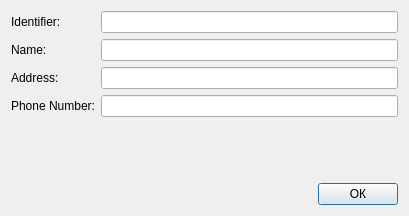
<?xml version="1.0" encoding="UTF-8"?>
<ui version="4.0">
 <class>RecipientEditViewClass</class>
 <widget class="QDialog" name="RecipientEditViewClass">
  <property name="windowModality">
   <enum>Qt::WindowModality::ApplicationModal</enum>
  </property>
  <property name="geometry">
   <rect>
    <x>0</x>
    <y>0</y>
    <width>409</width>
    <height>216</height>
   </rect>
  </property>
  <property name="windowTitle">
   <string>RecipientEditView</string>
  </property>
  <layout class="QVBoxLayout" name="verticalLayout_3">
   <item>
    <layout class="QHBoxLayout" name="horizontalLayout_2">
     <item>
      <layout class="QVBoxLayout" name="verticalLayout">
       <item>
        <widget class="QLabel" name="label_2">
         <property name="text">
          <string>Identifier:</string>
         </property>
        </widget>
       </item>
       <item>
        <widget class="QLabel" name="label">
         <property name="text">
          <string>Name:</string>
         </property>
        </widget>
       </item>
       <item>
        <widget class="QLabel" name="label_3">
         <property name="text">
          <string>Address:</string>
         </property>
        </widget>
       </item>
       <item>
        <widget class="QLabel" name="label_4">
         <property name="text">
          <string>Phone Number:</string>
         </property>
        </widget>
       </item>
      </layout>
     </item>
     <item>
      <layout class="QVBoxLayout" name="verticalLayout_2">
       <item>
        <widget class="LineEdit" name="idEdit">
         <property name="sizePolicy">
          <sizepolicy hsizetype="Expanding" vsizetype="Fixed">
           <horstretch>0</horstretch>
           <verstretch>0</verstretch>
          </sizepolicy>
         </property>
         <property name="maxLength">
          <number>13</number>
         </property>
        </widget>
       </item>
       <item>
        <widget class="LineEdit" name="nameEdit">
         <property name="maxLength">
          <number>400</number>
         </property>
        </widget>
       </item>
       <item>
        <widget class="LineEdit" name="addressEdit">
         <property name="maxLength">
          <number>400</number>
         </property>
        </widget>
       </item>
       <item>
        <widget class="LineEdit" name="phoneEdit">
         <property name="sizePolicy">
          <sizepolicy hsizetype="Expanding" vsizetype="Fixed">
           <horstretch>0</horstretch>
           <verstretch>0</verstretch>
          </sizepolicy>
         </property>
         <property name="maxLength">
          <number>20</number>
         </property>
        </widget>
       </item>
      </layout>
     </item>
    </layout>
   </item>
   <item>
    <spacer name="verticalSpacer">
     <property name="orientation">
      <enum>Qt::Orientation::Vertical</enum>
     </property>
     <property name="sizeHint" stdset="0">
      <size>
       <width>20</width>
       <height>1</height>
      </size>
     </property>
    </spacer>
   </item>
   <item>
    <layout class="QHBoxLayout" name="horizontalLayout">
     <item>
      <widget class="QLabel" name="errorLabel">
       <property name="sizePolicy">
        <sizepolicy hsizetype="Expanding" vsizetype="Preferred">
         <horstretch>0</horstretch>
         <verstretch>0</verstretch>
        </sizepolicy>
       </property>
       <property name="styleSheet">
        <string notr="true">color : red;</string>
       </property>
       <property name="text">
        <string/>
       </property>
      </widget>
     </item>
     <item>
      <widget class="QPushButton" name="okButton">
       <property name="text">
        <string>ОК</string>
       </property>
      </widget>
     </item>
    </layout>
   </item>
  </layout>
 </widget>
 <layoutdefault spacing="6" margin="11"/>
 <customwidgets>
  <customwidget>
   <class>LineEdit</class>
   <extends>QLineEdit</extends>
   <header>View/uiComponents/LineEdit.h</header>
  </customwidget>
 </customwidgets>
 <resources/>
 <connections/>
</ui>
